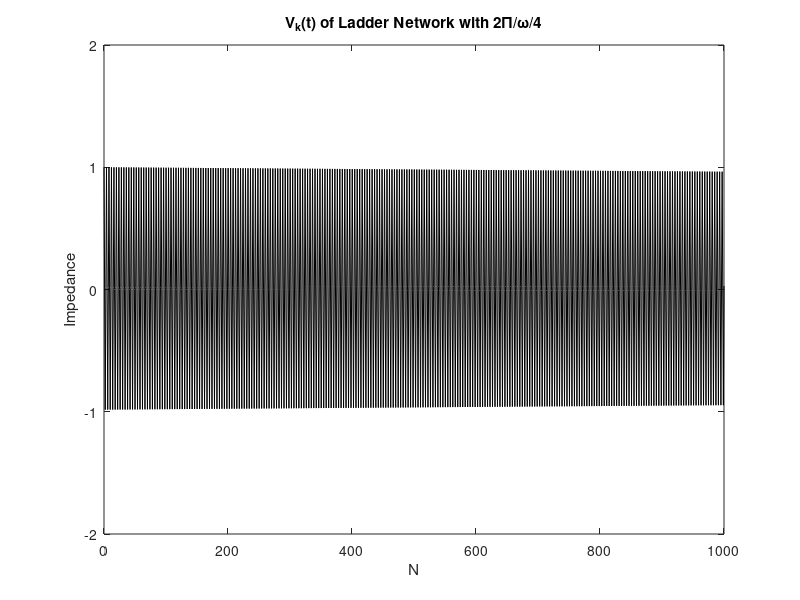

The MATLAB source for this figure:
clear
n=1000;
w=0.005;
L=1;
C=1;
V_0=1;
Z_L=300;
t=(2*pi/w)/4;

Z=zeros(1,n);
Z(1)=Z_L;

for i=1:n
Z(i+1)=(j*w*L)+(Z(i))/(((j*w*C)*Z(i))+1);
end

V=zeros(1,n);
I=zeros(1,n);
V(1)=V_0;
I(1)=V_0/Z(n);
for i=1:n-1
%I(i)=V(i)/Z(i);
V(i+1)=(V(i)*(1-w^2*C*L)-j*w*C*I(i))*exp(j*w*t);
%V(i+1)=V(i)-j*w*L*I(i);
I(i+1)=(I(i)-j*w*C*V(i+1))/(1-w^2*C*L);
end
%V
%I
x = linspace(0,n,length(V)); % x coordinate of spatial samples
figure(1);
plot(x,V,'k');
title('V_k(t) of Ladder Network with 2\Pi/\omega/4');
xlabel('N');
ylabel('Impedance');
ylim([-2 2]);
print('Final_Part_II_Figure_2','-dpdf','-fillpage')
drawnow;
